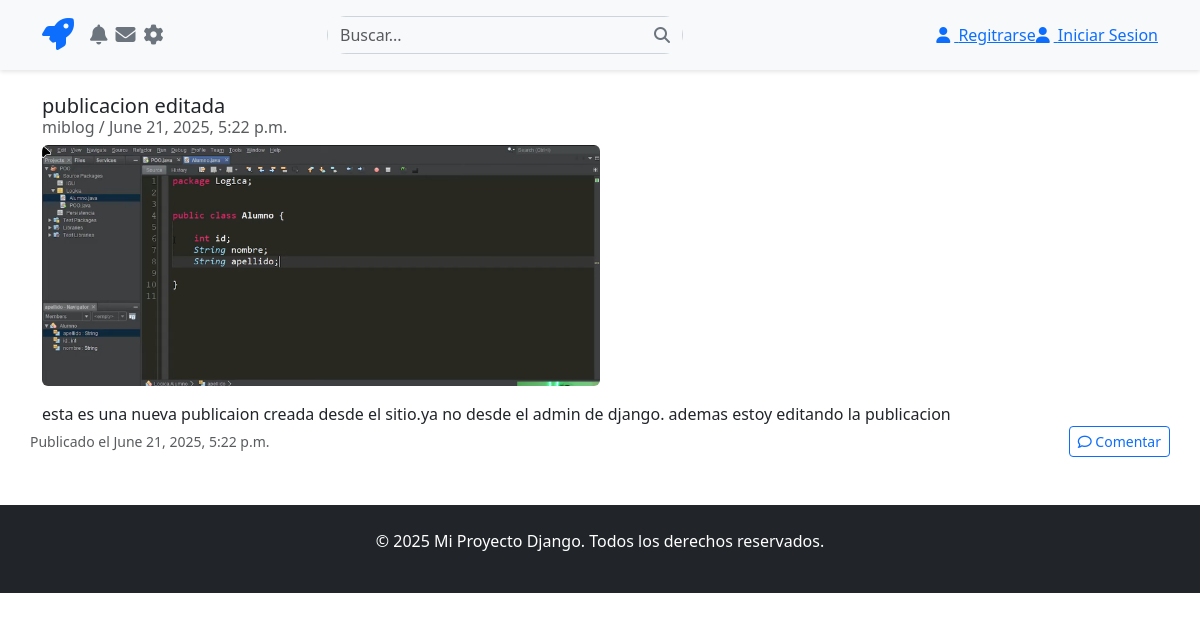
Page /publicacion/3 on the earlier database version.
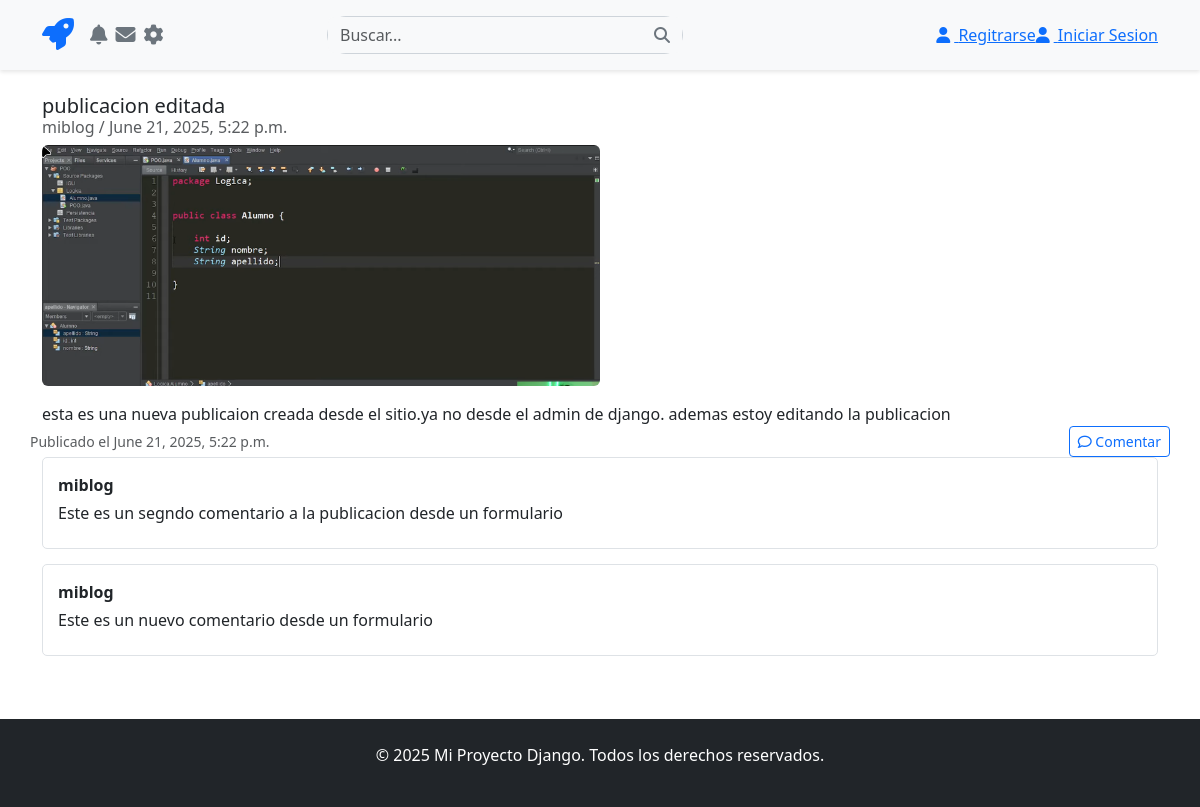
Same page on the later database version.
### posts/models.py (models this page shows, shortened)
class Comment(models.Model):
    post = models.ForeignKey(
        Post,
        on_delete=models.CASCADE,
        related_name='comments'
    )
    author = models.ForeignKey(
        settings.AUTH_USER_MODEL,
        on_delete=models.CASCADE,
        related_name='comments'
    )
    content = models.TextField()
    created = models.DateTimeField(auto_now_add=True)
    updated = models.DateTimeField(auto_now=True)
    active = models.BooleanField(default=True)
    parent = models.ForeignKey(
        'self',
        null=True,
        blank=True,
        on_delete=models.CASCADE,
        related_name='replies'
    )
    class Meta:
        ordering = ['created']
        indexes = [
            models.Index(fields=['created']),
        ]

### users/models.py (models this page shows)
class User(AbstractUser):
    bio = models.TextField(max_length=500, blank=True)
    profile_picture = models.ImageField(
        upload_to='profile_pics/',
        blank=True,
        null=True
    )
    website = models.URLField(blank=True)
    birth_date = models.DateField(null=True, blank=True)
    def __str__(self):
        return self.username

### posts/views.py (the view)
# urls.py: path('publicacion/<int:pk>', views.publicacion, name="publicacion"),
def publicacion(request, pk):
    publicacion = get_object_or_404(Post, pk=pk)
    comentarios = publicacion.comments.filter(active=True).order_by('-created')
    contexto= {
        'publicacion': publicacion,
        'comentarios': comentarios,
        'es_autor': request.user== publicacion.author
    }
    return render(request,'posts/publicacion.html',contexto)

### posts/templates/posts/publicacion.html (shortened to what this page needs)
{% extends "base.html" %}
{% block content%}
<div class="row">
    <div class="col-md-12">
        <div class="card-body">
            <h5 class="card-title">{{ publicacion.title }}</h5>
            <h6 class="card-subtitle mb-2 text-body-secondary">
                {{ publicacion.author }} / {{ publicacion.created }}
            </h6>
            {% if publicacion.image %}
                <div class="mb-3">
                    <img
                        src="{{ publicacion.image.url }}"
                        alt="Imagen de {{ publicacion.title }}"
                        class="img-fluid rounded w-50"
                    >
                </div>
            {% endif %}
            <p class="card-text">{{ publicacion.content }}</p>
        </div>
    </div>
    <div class="card-footer bg-white">
        <div class="d-flex justify-content-between align-items-center">
            <small class="text-muted">Publicado el {{ publicacion.created }}</small>
            <a href="{% url 'posts:comentar' publicacion.id %}" class="btn btn-sm btn-outline-primary">
                <i class="far fa-comment"></i> Comentar
            </a>
        </div>
    </div>
    <div class="col">
        {%for comentario in comentarios%}
            <div class="comentario-container">
                <p class="mb-1"><strong>{{ comentario.author.username }}</strong></p>
                <p class="mb-2">{{ comentario.content }}</p>
            </div>
        {%endfor%}
    </div>
</div>
{%endblock%}

Differences in the rows shown:
added Comment: author.username "miblog", content "Este es un segndo comentario a la publicacion desde un formulario"
added Comment: author.username "miblog", content "Este es un nuevo comentario desde un formulario"
